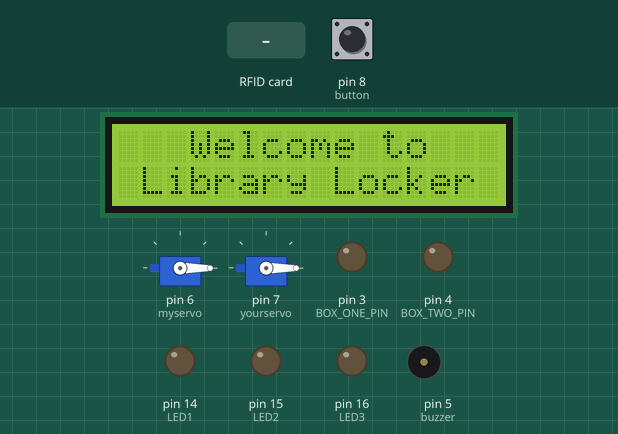
Recording of a sketch running on a simulated Arduino Uno, built with avr-gcc and run on an emulated ATmega328P. On the bench: 2 × servo, 16×2 character LCD, output pins drawn as LEDs (lit = HIGH), buzzer (waves = sounding, pin HIGH). The test bench sets the inputs (shaded band); at power-on: pin 8 (button) HIGH. Pins used as bus, display or sensor lines are not drawn; what the sketch prints to the serial monitor is not drawn.

Above: at 3.3 s.
3.4 s: RFID card 5E 7A 19 C4 held to the reader
At 3.7 s:
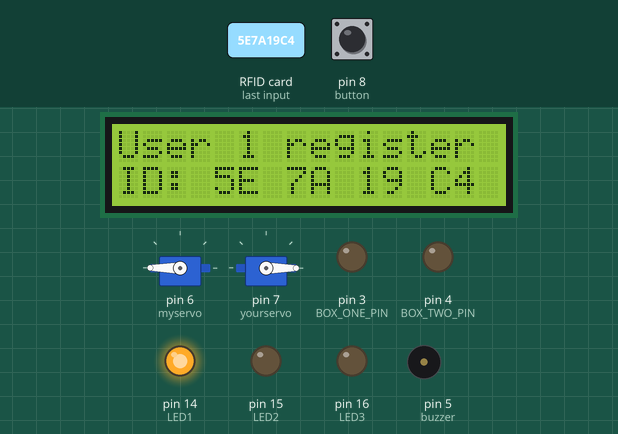
6.4 s: RFID card 5E 7A 19 C4 held to the reader
At 7.2 s:
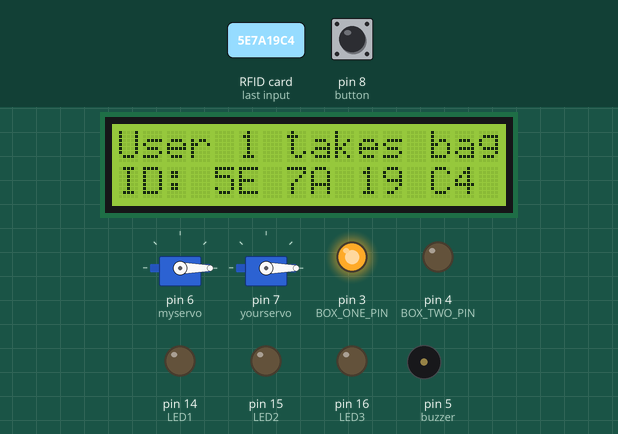
At 11.6 s:
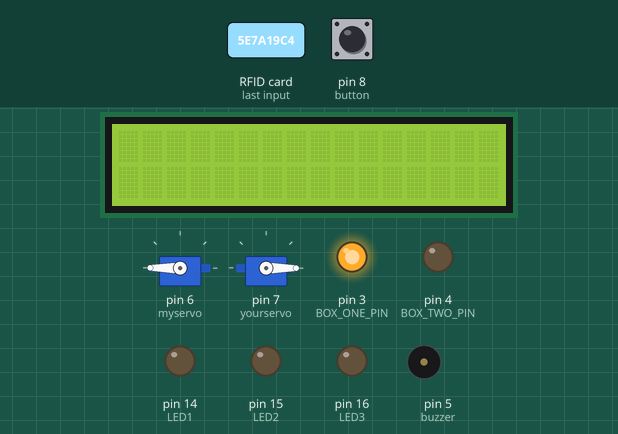
Timing chart, 0 to 15.1 s (numbered marks = the images above; inputs shaded):
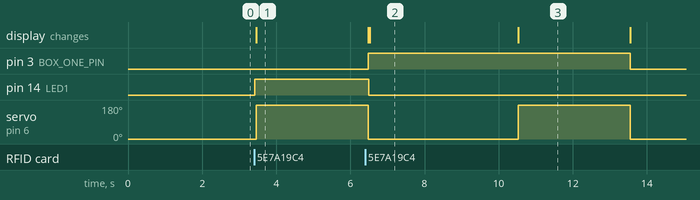

Measured:
- after the input at 3.4 s, pin 14 (LED1): LOW → HIGH at once; servo on pin 6 (myservo): 0° → 180° after 0.06 s; the display: changes after 0.06 s (image 1)
- after the input at 6.4 s, pin 14 (LED1): HIGH → LOW after 0.09 s; the display: first differs from a run without the input after 0.12 s (image 2)
- what the display in image 2 shows lasts 4.0 s, from 6.5 s to 10.5 s

The sketch:

main.ino
```cpp
#include <Servo.h>
#include <string.h>
#include <stdio.h>
#include <time.h>
#include <stdlib.h>
#include <SPI.h>
#include <MFRC522.h>
//#include <LiquidCrystal.h>
#include <LiquidCrystal_I2C.h>  // Library for LCD
#include <Wire.h>               // Library for I2C communication

//LiquidCrystal lcd(3, 2, 8, 17, 18, 19); // rs, en, d4, d5, d6, d7


LiquidCrystal_I2C lcd = LiquidCrystal_I2C(0x27, 16, 2);

#define BOX_ONE_PIN 3
#define BOX_TWO_PIN 4
#define LED1 14
#define LED2 15
#define LED3 16

#define button 8

#define SS_PIN 10
#define RST_PIN 9
MFRC522 mfrc522(SS_PIN, RST_PIN);

const int buzzer = 5; //buzzer to arduino pin 10
#define sensorPin 4 //sound sensor to arduino pin 9
// Variable to store the time when last event happened
unsigned long lastEvent = 0;

bool box1IsEmpty = true;
bool box2IsEmpty = true;

int count = 0;
int t = 0;
char c, c1;
String id;
String id1;
Servo myservo, yourservo;
String userId[3];
bool cond = true;
int i=0;

void setup() {
  // put your setup code here, to run once:
  Serial.begin(9600);
  SPI.begin();
  mfrc522.PCD_Init();

  myservo.attach(6);
  myservo.write(0);
  yourservo.attach(7);
  yourservo.write(0);

  pinMode(LED1, OUTPUT);
  pinMode(LED2, OUTPUT);
  pinMode(LED3, OUTPUT);
  pinMode(button, INPUT_PULLUP);
  pinMode(buzzer, OUTPUT); // Set buzzer - pin 9 as an output
  pinMode(sensorPin, INPUT);  // Set sensor pin as an INPUT
  pinMode(BOX_ONE_PIN,OUTPUT);
  pinMode(BOX_TWO_PIN,OUTPUT);


  //Serial.println("Please scan your RFID TAG");

  lcd.init();
  lcd.backlight();
  lcd.clear();
  lcd.setCursor(3, 0);
  lcd.print("Welcome to");
  lcd.setCursor(1, 1);
  lcd.print("Library Locker");

  delay(2000);
}


void loop() {


  byte buttonState = digitalRead(button);
  // Read Sound sensor
  int sensorData = digitalRead(sensorPin);

  //if (buttonState == LOW) {
    //Serial.println("Button is pressed");

    //if (i == 1) {
//      lcd.clear();
//      lcd.setCursor(2, 0);
//      lcd.print("Please Scan");
//      lcd.setCursor(1, 1);
//      lcd.print("Your RFID Card");
//      delay(2000);

      i=0;
    //}

    if (!mfrc522.PICC_IsNewCardPresent()) {
      return;
    }

    if (!mfrc522.PICC_ReadCardSerial()) {
      return;
    }


    //Serial.print("UID tag :");

    byte letter;
    id = "";


    for (byte i = 0; i < mfrc522.uid.size; i++) {
      //    Serial.print(mfrc522.uid.uidByte[i] < 0x10 ? " 0" : " ");
      //    Serial.print(mfrc522.uid.uidByte[i], HEX);
      id.concat(String(mfrc522.uid.uidByte[i] < 0x10 ? " 0" : " "));
      id.concat(String(mfrc522.uid.uidByte[i], HEX));
    }

    // Serial.println();
    // Serial.print("Message : ");
    id.toUpperCase();

    // Serial.print("ID : ");
    // Serial.println(id);


    if (id.compareTo(userId[1]) == 0) {

      Serial.println("User 1 takes bag");
      Serial.print("ID : ");
      Serial.println(id);

      digitalWrite(LED1, LOW);
      lcd.clear();
      lcd.setCursor(0, 0);
      lcd.print("User 1 takes bag");
      lcd.setCursor(0, 1);
      lcd.print("ID: ");
      lcd.setCursor(3, 1);
      lcd.print(id);

      delay(4000);
      lcd.clear();

      myservo.write(180);
      delay(3000);
      myservo.write(0);
      userId[1] = "";
      box1IsEmpty = true;

      cond = true;
      lcd.clear();
      lcd.setCursor(2, 0);
      lcd.print("Please Scan");
      lcd.setCursor(1, 1);
      lcd.print("Your RFID Card");
    } else if (id.compareTo(userId[2]) == 0) {

      Serial.println("User 2 takes bag");
      Serial.print("ID : ");
      Serial.println(id);

      digitalWrite(LED2, LOW);
      lcd.clear();
      lcd.setCursor(0, 0);
      lcd.print("User 2 takes bag");
      lcd.setCursor(0, 1);
      lcd.print("ID: ");
      lcd.setCursor(3, 1);
      lcd.print(id);
    //  delay(4000);
    //  lcd.clear();

      yourservo.write(180);
      delay(3000);
      yourservo.write(0);
      userId[2] = "";
      box2IsEmpty = true;
      cond = true;
      lcd.clear();
      lcd.setCursor(2, 0);
      lcd.print("Please Scan");
      lcd.setCursor(1, 1);
      lcd.print("Your RFID Card");
    } else if (userId[1].length() == 0) {
      Serial.println("User 1 register");
      Serial.print("ID : ");
      Serial.println(id);


      digitalWrite(LED1, HIGH);
      lcd.clear();
      lcd.setCursor(0, 0);
      lcd.print("User 1 register");
      lcd.setCursor(0, 1);
      lcd.print("ID: ");
      lcd.setCursor(3, 1);
      lcd.print(id);

    //  delay(4000);
    //  lcd.clear();

     // boxOneEmpty = false;

      userId[1] = id;
      box1IsEmpty = false;
      myservo.write(180);
      delay(3000);
      myservo.write(0);
      lcd.clear();
      lcd.setCursor(2, 0);
      lcd.print("Please Scan");
      lcd.setCursor(1, 1);
      lcd.print("Your RFID Card");
    } else if (userId[2].length() == 0) {
      Serial.println("User 2 register");
      Serial.print("ID : ");
      Serial.println(id);

      digitalWrite(LED2, HIGH);
      lcd.clear();
      lcd.setCursor(0, 0);
      lcd.print("User 2 register");
      lcd.setCursor(0, 1);
      lcd.print("ID : ");
      lcd.setCursor(3, 1);
      lcd.print(id);
    //  delay(4000);
    //  lcd.clear();
      box2IsEmpty = false;
      userId[2] = id;
      yourservo.write(180);
      delay(3000);
      yourservo.write(0);
      lcd.clear();
      lcd.setCursor(2, 0);
      lcd.print("Please Scan");
      lcd.setCursor(1, 1);
      lcd.print("Your RFID Card");
    } else {
      if (userId[1].length() != 0 && userId[2].length() != 0) {
        if (cond) {
          Serial.println("There is no space!!!");

          lcd.clear();
          lcd.setCursor(2, 0);
          lcd.print("There is no");
          lcd.setCursor(4, 1);
          lcd.print("space!!!");

          delay(5000);
          lcd.clear();

          digitalWrite(LED3, HIGH);
          delay(3000);
          digitalWrite(LED3, LOW);


          cond = false;
        }

      } else {
        digitalWrite(13, LOW);
        Serial.println("Invalid TAG");
        myservo.write(0);
      }
    }
//  }
//  else{
//
//     if(i==0){
//       i=1;
//     }
//     else{
//       lcd.clear();
//     }
//  }

    if(box1IsEmpty){
       digitalWrite(BOX_ONE_PIN, LOW);
    }else{
       digitalWrite(BOX_ONE_PIN, HIGH);
    }

    if(box2IsEmpty){
       digitalWrite(BOX_TWO_PIN, LOW);
    }
    else{
       digitalWrite(BOX_TWO_PIN, HIGH);
    }


}
```
